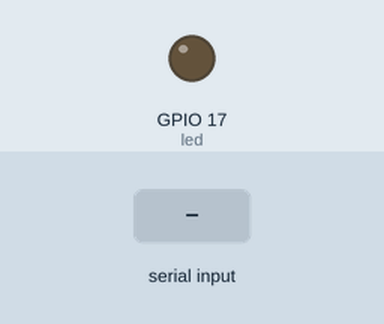
Simulated run of this program. Board: Raspberry Pi (BCM pin numbers). On the bench: output pins drawn as LEDs (lit = HIGH). The test bench sets the inputs (shaded band).

Above: at 1.2 s.
1.3 s: "1\n" received over the second serial link
At 2.2 s:
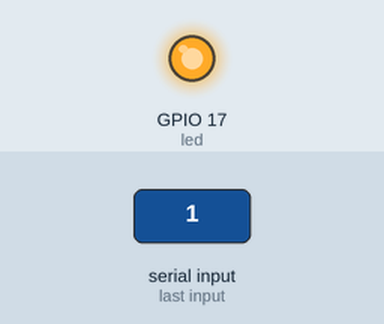
2.8 s: "0\n" received over the second serial link
At 3.3 s:
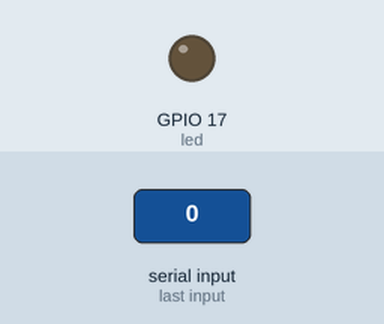
Timing chart, 0 to 5.8 s (numbered marks = the images above; inputs shaded):
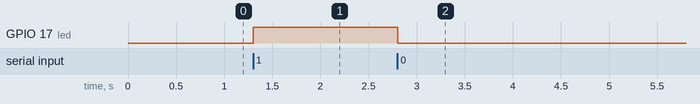

Measured:
- after the input at 1.3 s, GPIO 17 (led): LOW → HIGH at once
- after the input at 2.8 s, GPIO 17 (led): HIGH → LOW at once

The program:

LEDLab4.py
```python
import serial
from gpiozero import LED

def read_serial_and_control_led():
    led = LED(17)  # Change this to your connected GPIO pin
    try:
        ser = serial.Serial('/dev/ttyS0', 9600)  # Use the appropriate serial port, '/dev/ttyS0' is for UART on Raspberry Pi 3/4
        while True:
            data = ser.readline().decode().strip()
            if data == '0':
                led.off()  # Turn off the LED
            elif data == '1':
                led.on()   # Turn on the LED
            else:
                print("Invalid value received.")
    except KeyboardInterrupt:
        print("Exiting...")
    except Exception as e:
        print(f"Error: {e}")
    finally:
        ser.close()

if __name__ == "__main__":
    read_serial_and_control_led()
```
